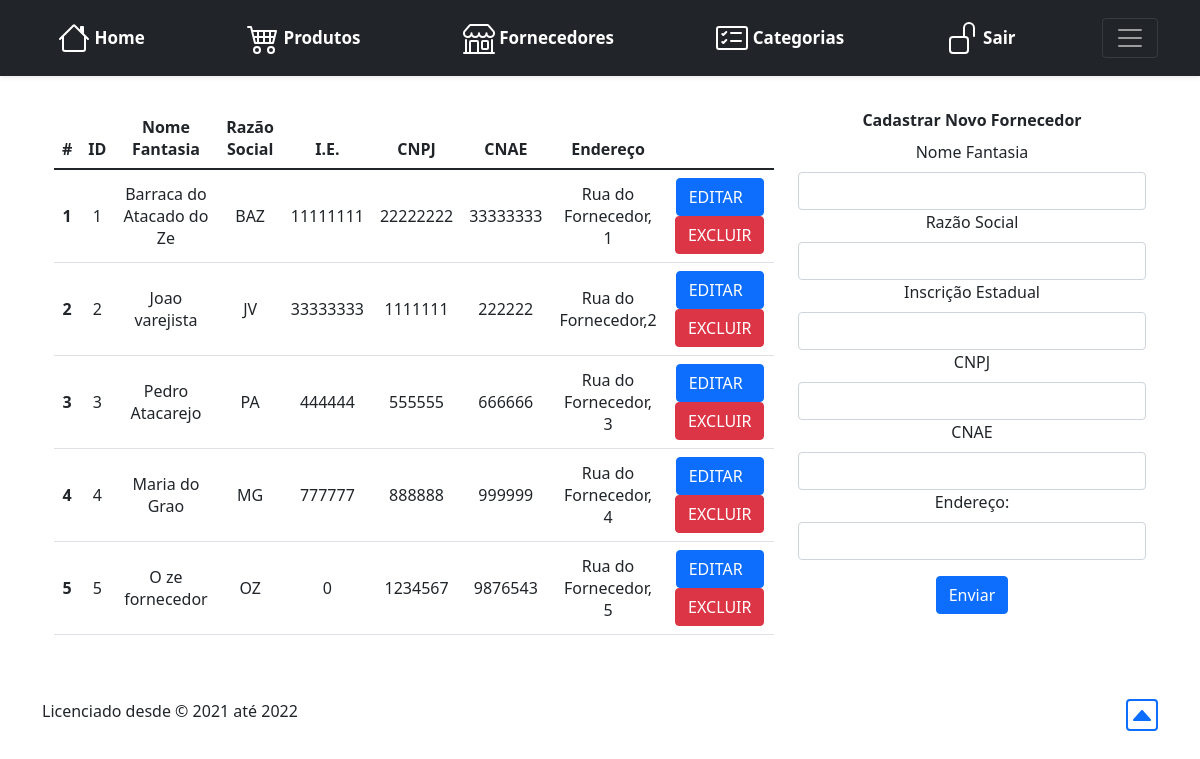
The app's page /fornecedores.php (signed in), older data.
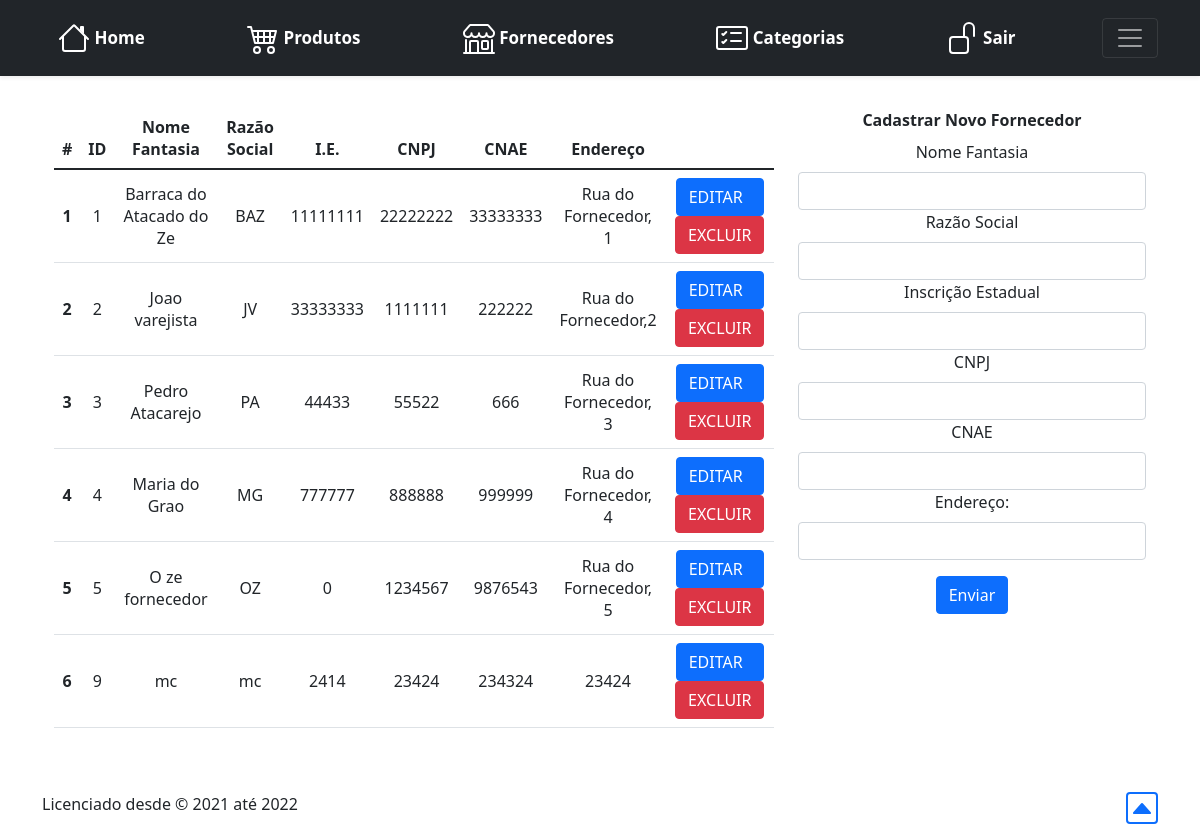
The same page, newer data.
### tables this page shows
CREATE TABLE `fornecedores` (
  `fornecedorID` int(11) NOT NULL AUTO_INCREMENT,
  `nomeFantasia` varchar(255) NOT NULL,
  `razaoSocial` varchar(255) NOT NULL,
  `ie` int(11) NOT NULL,
  `cnpj` int(11) NOT NULL,
  `cnae` int(11) NOT NULL,
  `endereco` varchar(255) NOT NULL,
  PRIMARY KEY (`fornecedorID`),
  UNIQUE KEY `razaoSocial` (`razaoSocial`),
  UNIQUE KEY `ie` (`ie`),
  UNIQUE KEY `cnpj` (`cnpj`),
  UNIQUE KEY `cnae` (`cnae`)
);

### fornecedores.php (the view, shortened to what this page needs)
<?php
include "assets/src/cfg.php";
$consultaForn = "SELECT * FROM fornecedores";
$resultListForn = mysqli_query($con,$consultaForn);
?>
<html lang="pt-BR">
  <head>
<link href="assets/dist/css/bootstrap.min.css" rel="stylesheet">
  </head>
  <body>
<?php include "header.php"; ?>
<main>
  <section class="py-5 text-center container">
<div class="container text-center" >
<div class="row">
<div class="col-sm-8">
    <table class="table text-center align-middle">
	  <thead>
		<tr>
		  <th scope="col">#</th>
      <th scope="col">ID</th>
		  <th scope="col">Nome Fantasia</th>
		  <th scope="col">Razão Social</th>
		  <th scope="col">I.E.</th>
		  <th scope="col">CNPJ</th>
      <th scope="col">CNAE</th>
      <th scope="col">Endereço</th>
		</tr>
	  </thead>
	  <tbody>
	  <?php	$i = 1; if(mysqli_num_rows($resultListForn)>0){
							foreach ($resultListForn as $rowListForn) {
				?>
		<tr>
		  <th scope="row"><?php echo $i++ ?></th>
      <td><?php echo $rowListForn['fornecedorID']; ?></td>
		  <td><?php echo $rowListForn['nomeFantasia']; ?></td>
		  <td><?php echo $rowListForn['razaoSocial']; ?></td>
		  <td><?php echo $rowListForn['ie']; ?></td>
      <td><?php echo $rowListForn['cnpj']; ?></td>
      <td><?php echo $rowListForn['cnae']; ?></td>
      <td><?php echo $rowListForn['endereco']; ?></td>
		  <td>
        <button type="button" class="btn btn-primary" data-bs-toggle="modal" data-bs-target="#myModal-<?php echo $i ?>">
         EDITAR &nbsp;
  </button>
		  <button  class="btn btn-danger" onclick="excluir(<?php echo $rowListForn['fornecedorID']; ?>)">EXCLUIR
      </button>
    </td>
		</tr>
		<?php
                 }
				}
                ?>
	  </tbody>
	</table>
</div>
<div class="col-4">
<label class="form-label"><strong>Cadastrar Novo Fornecedor</strong> </label>
<form method="post" action="<?php echo htmlspecialchars($_SERVER["PHP_SELF"]);?>">
	  <div class="mb-3">
		<label class="form-label">Nome Fantasia</label>
		<input type="text" class="form-control" name="nomeFantasia">
		<label class="form-label">Razão Social</label>
		<input type="text" class="form-control" name="razaoSocial">
		<label  class="form-label">Inscrição Estadual</label>
		<input type="text" class="form-control" name="ie">
    <label  class="form-label">CNPJ</label>
		<input type="text" class="form-control" name="cnpj">
    <label  class="form-label">CNAE</label>
		<input type="text" class="form-control" name="cnae">
    <label  class="form-label">Endereço:</label>
		<input type="text" class="form-control" name="endereco">
	  </div>
	  <button type="submit" class="btn btn-primary">Enviar</button>
</form>
</div>
</div>
</div>
  </section>
</main>
<?php include "footer.php"; ?>
  </body>
</html>

Row changes from the older to the newer data that the page shows:
changed fornecedores "Pedro Atacarejo": ie "444444" → "44433"; cnpj "555555" → "55522"; cnae "666666" → "666"
added fornecedores: fornecedorID "9", nomeFantasia "mc", razaoSocial "mc", ie "2414", cnpj "23424", cnae "234324", endereco "23424"
